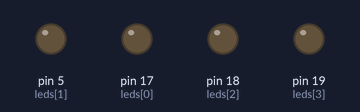
Simulated run of this sketch. Board: Arduino Mega 2560, built with avr-gcc and run on an emulated ATmega2560. Parts: output pins drawn as LEDs (lit = HIGH).

Above: at 0.4 s.
Timing chart, 0 to 1.9 s (numbered marks = the images above):
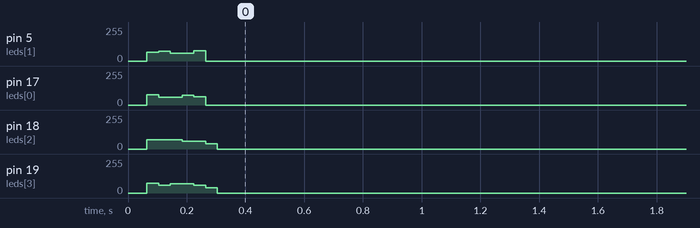

The sketch:

pasoapaso4.ino
```cpp
#include <Arduino.h>

float t = 3.5;
int pasos = 0;
int grados = 270;
int npasos = grados*512/360;

int leds[]={17,5,18,19};
int motorpasos[4][4]={
  {1,0,0,0},
  {0,1,0,0},
  {0,0,1,0},
  {0,0,0,1}
};
void setup() {
  for (int i = 0; i < 4; i++)
  {
  pinMode(leds[i],OUTPUT);
  }
}

void loop() {
while(pasos <= npasos){
  for (int i = 0; i < 4; i++)
  {
    for (int j = 0; j < 4; j++)
    {
      digitalWrite(leds[j],motorpasos[i][j]);
    }
    delay(t);
  }
  pasos++;
}

for (int i = 0; i < 4; i++)
{
  digitalWrite(leds[i],LOW);
}
}
```

7seg_obstaculos.cpp
```cpp
#include <Arduino.h>
int obst = 4;
int p = 0;
int pin7seg[7] = {17, 15, 18, 19, 21, 22, 23}; // a,b,c,d,e,f,g
/*
      a           ──
    f   b        |  |
      g           ──
    e   c        |  |
      d           ──    //ascii 196
*/
int segAC[10][7] = {
    // 7seg anodo comun
    {0, 0, 0, 0, 0, 0, 1}, // 0
    {1, 0, 0, 1, 1, 1, 1}, // 1
    {0, 0, 1, 0, 0, 1, 0}, // 2
    {0, 0, 0, 0, 1, 1, 0}, // 3
    {1, 0, 0, 1, 1, 0, 0}, // 4
    {0, 1, 0, 0, 1, 0, 0}, // 5
    {1, 1, 0, 0, 0, 0, 0}, // 6
    {0, 0, 0, 1, 1, 1, 1}, // 7
    {0, 0, 0, 0, 0, 0, 0}, // 8
    {0, 0, 0, 1, 1, 0, 0}  // 9
};

int segCC[10][7] = {
    // 7seg catodo comun
    {1, 1, 1, 1, 1, 1, 0}, // 0
    {0, 1, 1, 0, 0, 0, 0}, // 1
    {1, 1, 0, 1, 1, 0, 1}, // 2
    {1, 1, 1, 1, 0, 0, 1}, // 3
    {0, 1, 1, 0, 0, 1, 1}, // 4
    {1, 0, 1, 1, 0, 1, 1}, // 5
    {0, 0, 1, 1, 1, 1, 1}, // 6
    {1, 1, 1, 0, 0, 0, 0}, // 7
    {1, 1, 1, 1, 1, 1, 1}, // 8
    {1, 1, 1, 0, 0, 1, 1}  // 9
};

void setup()
{
  for (int i = 0; i < 7; i++)
  {
    pinMode(pin7seg[i], OUTPUT);
  }
  pinMode(obst, INPUT);
  for (int j = 0; j < 7; j++)
      {
        digitalWrite(pin7seg[j], segAC[0][j]);
      }
}

void loop()
{
  if (!(digitalRead(obst)))
  {
    delay(25);
    if ((digitalRead(obst)))
    {
      if (p < 9)
        p++;
      else
        p = 0;
      for (int j = 0; j < 7; j++)
      {
        digitalWrite(pin7seg[j], segAC[p][j]);
      }
    }
  }
}
```

Measured:
- by itself, pin 5 (leds[1]): 0/255 → 58/255 at 0.06 s, → 0/255 0.16 s later
- by itself, pin 17 (leds[0]): 0/255 → 58/255 at 0.06 s, → 0/255 0.12 s later
- by itself, pin 18 (leds[2]): 0/255 → 68/255 at 0.06 s, → 58/255 0.12 s later, → 0/255 0.08 s later
- by itself, pin 19 (leds[3]): 0/255 → 70/255 at 0.06 s, → 0/255 0.16 s later
